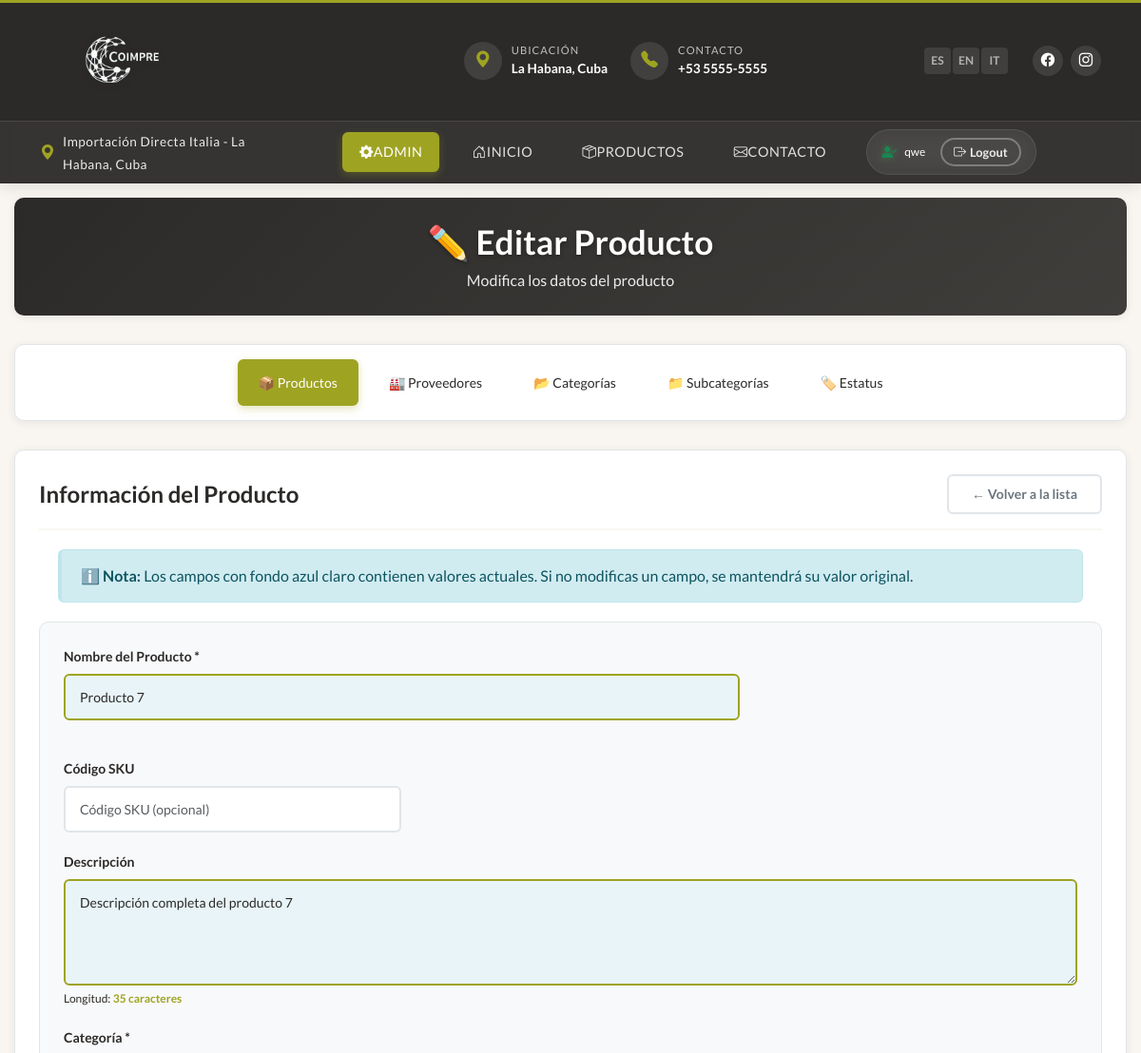
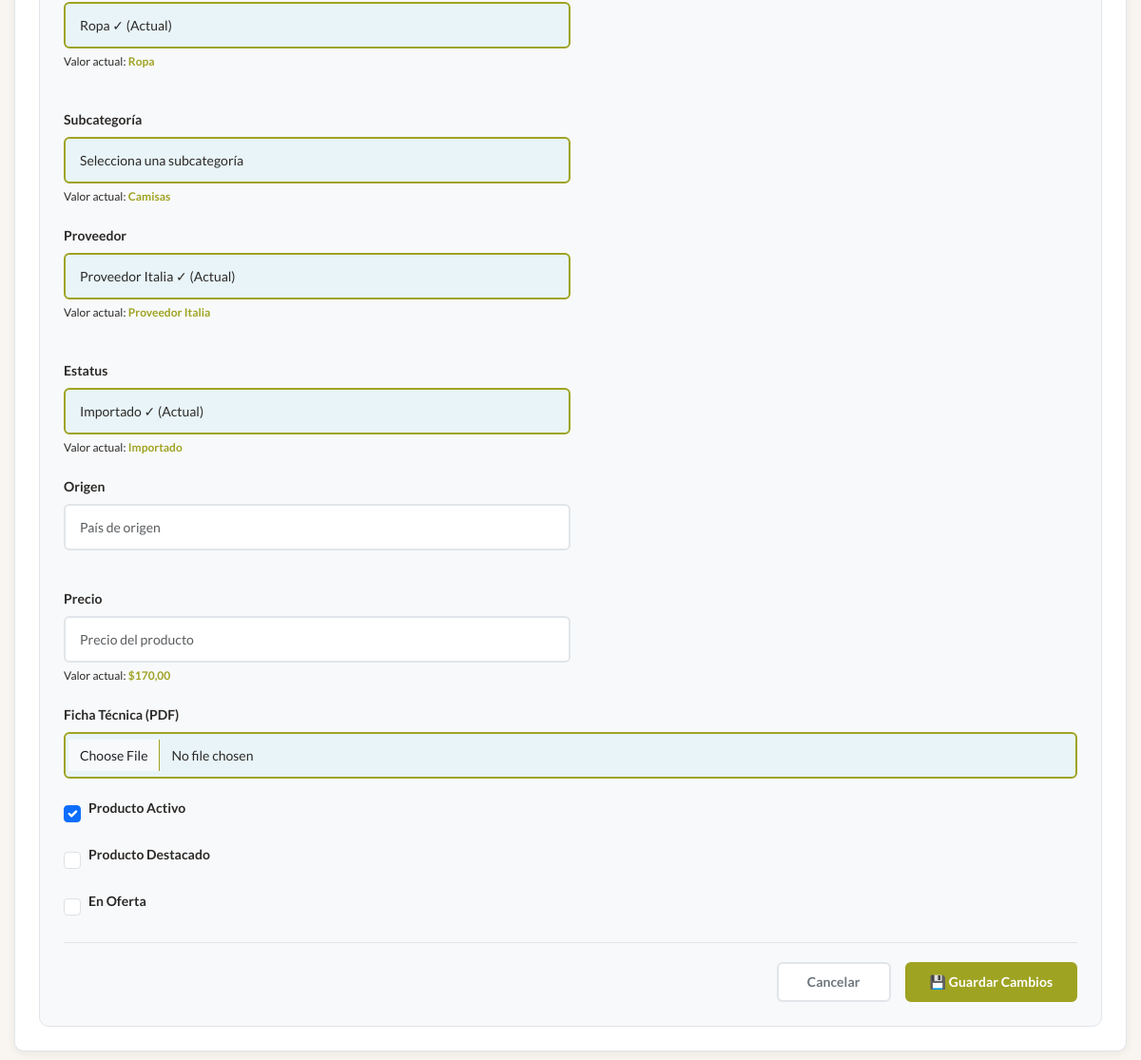
Page /productos/admin/productos/edit/11/ (signed in, upper part) on the earlier database version (2 pictures, top to bottom).
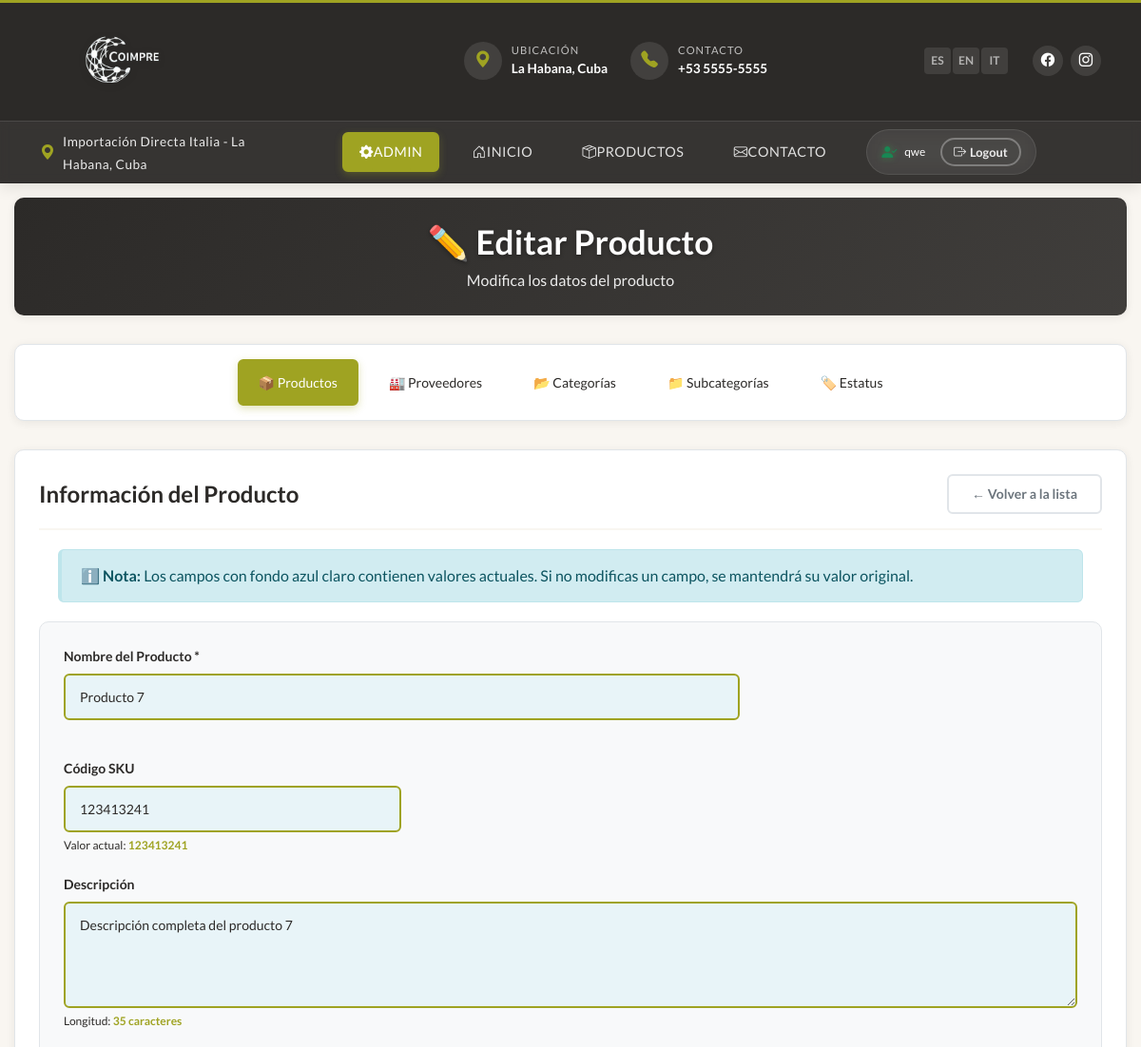
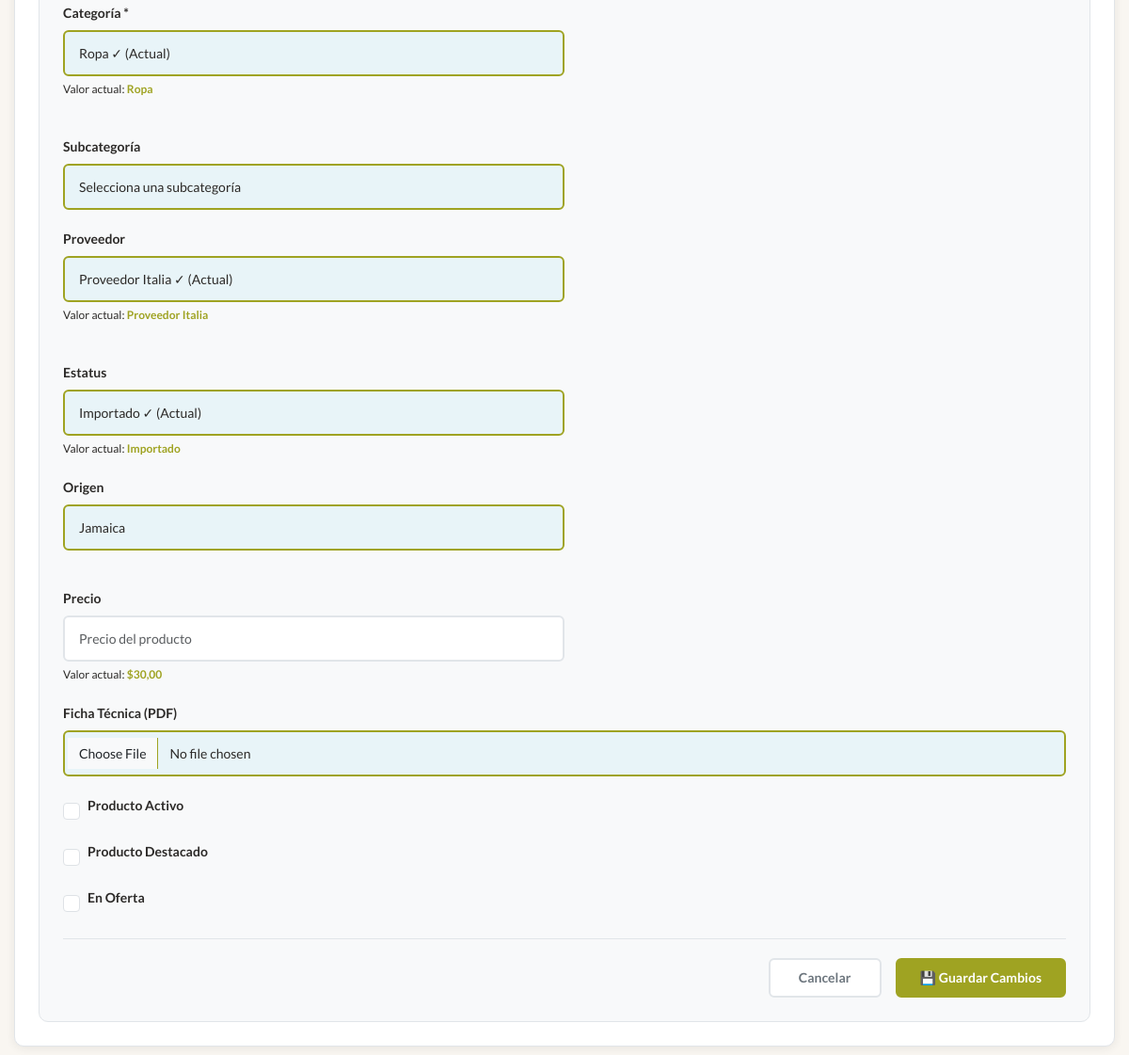
Same page on the later database version (2 pictures, top to bottom).
### productos/models.py (models this page shows, shortened)
class Product(models.Model):
    name = models.CharField(max_length=250, verbose_name="Nombre")
    slug = models.SlugField(unique=True, blank=True)
    sku = models.CharField(max_length=50, verbose_name="Código SKU", blank=True)
    proveedor = models.ForeignKey(Proveedor, on_delete=models.SET_NULL, null=True, blank=True, verbose_name="Proveedor")
    category = models.ForeignKey(Category, on_delete=models.SET_NULL, null=True, verbose_name="Categoría")
    subcategory = models.ForeignKey(Subcategory, on_delete=models.SET_NULL, null=True, blank=True, verbose_name="Subcategoría")
    short_description = models.CharField(max_length=500, blank=True, verbose_name="Descripción Corta")
    description = models.TextField(blank=True, verbose_name="Descripción")
    price = models.DecimalField(max_digits=10, decimal_places=2, null=True, blank=True, verbose_name="Precio")
    image = models.ImageField(upload_to='products/', blank=True, null=True, verbose_name="Imagen")
    video = models.FileField(upload_to='videos/', blank=True, null=True, verbose_name="Video del Producto")
    ficha_tecnica = models.FileField(upload_to='fichas_tecnicas/', blank=True, null=True, verbose_name="Ficha Técnica (PDF)")
    origen = models.CharField(max_length=100, blank=True, verbose_name="País de Origen")
    peso = models.DecimalField(max_digits=10, decimal_places=2, null=True, blank=True, verbose_name="Peso (kg)")
    estatus = models.ForeignKey(Estatus, on_delete=models.SET_NULL, null=True, blank=True, verbose_name="Estatus de Procedencia")
    is_active = models.BooleanField(default=True, verbose_name="Activo")
    en_oferta = models.BooleanField(default=False, verbose_name="En Oferta")
    destacado = models.BooleanField(default=False, verbose_name="Producto Destacado")
    created_at = models.DateTimeField(auto_now_add=True, verbose_name="Fecha de Creación")
    updated_at = models.DateTimeField(auto_now=True, verbose_name="Fecha de Actualización")
    class Meta:
        verbose_name = "Producto"
        verbose_name_plural = "Productos"
        ordering = ['-destacado', '-en_oferta', '-created_at']  # Destacados y ofertas primero

class Subcategory(models.Model):
    name = models.CharField(max_length=120, verbose_name="Nombre")
    slug = models.SlugField(unique=True, blank=True)
    category = models.ForeignKey(Category, on_delete=models.CASCADE, related_name="subcategories", verbose_name="Categoría")
    def count_productos(self):
        """Cuenta los productos activos de la subcategoría"""
        return self.productos_asociados.count()
    count_productos.short_description = "Productos Activos"
    class Meta:
        verbose_name = "Subcategoría"
        verbose_name_plural = "Subcategorías"

class Category(models.Model):
    name = models.CharField(max_length=120, verbose_name="Nombre")
    slug = models.SlugField(unique=True, blank=True)
    def count_subcategorias(self):
        """Cuenta las subcategorías de la categoría"""
        return self.subcategorias_asociadas.count()
    count_subcategorias.short_description = "Subcategorías"
    class Meta:
        verbose_name = "Categoría"
        verbose_name_plural = "Categorías"

class Proveedor(models.Model):
    name = models.CharField(max_length=120, verbose_name="Nombre")
    slug = models.SlugField(unique=True, blank=True)
    logo = models.ImageField(upload_to='proveedores/', blank=True, null=True, verbose_name="Logo")
    id_unico = models.CharField(max_length=50, unique=True, verbose_name="ID Único", help_text="Identificador único del proveedor", default="temp_id")
    catalogo = models.FileField(upload_to='catalogos/', blank=True, null=True, verbose_name="Catálogo (PDF)")
    def count_productos(self):
        """Cuenta los productos activos del proveedor"""
        return self.productos_asociados.count()
    count_productos.short_description = "Productos Activos"
    class Meta:
        verbose_name = "Proveedor"
        verbose_name_plural = "Proveedores"

class Estatus(models.Model):
    name = models.CharField(max_length=120, verbose_name="Nombre")
    slug = models.SlugField(unique=True, blank=True)
    description = models.TextField(blank=True, verbose_name="Descripción")
    def count_productos(self):
        """Cuenta los productos activos del estatus"""
        return self.productos_asociados.count()
    count_productos.short_description = "Productos Activos"
    class Meta:
        verbose_name = "Estatus de Procedencia"
        verbose_name_plural = "Estatus de Procedencia"

### productos/views.py (the view)
    def wrapper(request, *args, **kwargs):
        if not request.user.is_authenticated:
            messages.warning(request, 'Debes iniciar sesión para acceder a esta página.')
            return redirect('productos:secret_login')
        if not is_staff_user(request.user):
            messages.error(request, 'No tienes permisos para acceder a esta página.')
            raise Http404("Página no encontrada")
        return view_func(request, *args, **kwargs)

### productos/views.py (called while the page is built, shortened)
def is_staff_user(user):
    return user.is_authenticated and (user.is_staff or user.is_superuser)

def require_staff_login(view_func):
    def wrapper(request, *args, **kwargs):
        if not request.user.is_authenticated:
            messages.warning(request, 'Debes iniciar sesión para acceder a esta página.')
            return redirect('productos:secret_login')
        if not is_staff_user(request.user):
            messages.error(request, 'No tienes permisos para acceder a esta página.')
            raise Http404("Página no encontrada")
        return view_func(request, *args, **kwargs)
    return wrapper

@require_staff_login
def edit_product(request, pk):
    from django.shortcuts import get_object_or_404
    product = get_object_or_404(Product, pk=pk)
    context = {
        'product': product,
        'categories': Category.objects.all(),
        'subcategories': Subcategory.objects.all(),
        'proveedores': Proveedor.objects.all(),
        'all_estatus': Estatus.objects.all(),
        'active_tab': 'productos'
    }
    return render(request, 'productos/edit_product.html', context)

### productos/templates/productos/edit_product.html (shortened to what the changed rows need)
{% extends 'coimpres_cuba/base.html' %}
{% load static %}
{% block extra_css %}
<link rel="stylesheet" href="{% static 'css/admin.css' %}">
{% endblock %}
{% block content %}
<div class="admin-container">
    <div class="admin-header">
        <h1>✏️ Editar Producto</h1>
    </div>
    <div class="admin-section">
        <div class="section-header">
            <h2>Información del Producto</h2>
        </div>
        <div class="form-container">
            <form method="post" enctype="multipart/form-data">
                <div class="form-row">
                    <div class="form-group col-md-8">
                        <label for="name">Nombre del Producto *</label>
                        <input type="text" id="name" name="name" value="{{ product.name|default:'' }}" class="form-control" required placeholder="Nombre del producto">
                    </div>
                    <div class="form-group col-md-4">
                        <label for="sku">Código SKU</label>
                        <input type="text" id="sku" name="sku" value="{{ product.sku|default:'' }}" class="form-control" placeholder="Código SKU (opcional)">
                        {% if product.sku %}
                            <small class="form-text text-muted">Valor actual: <strong>{{ product.sku }}</strong></small>
                        {% endif %}
                    </div>
                </div>
                <div class="form-group">
                    <label for="description">Descripción</label>
                    <textarea id="description" name="description" class="form-control" rows="4" placeholder="Descripción del producto">{{ product.description|default:'' }}</textarea>
                    {% if product.description %}
                        <small class="form-text text-muted">Longitud: <strong>{{ product.description|length }} caracteres</strong></small>
                    {% endif %}
                </div>
                <div class="form-row">
                    <div class="form-group col-md-6">
                        <label for="category">Categoría *</label>
                        <select id="category" name="category" class="form-control" required onchange="updateSubcategories()">
                            {% for cat in categories %}
                                <option value="{{ cat.pk }}" {% if cat.pk == product.category.pk %}selected{% endif %}>
                                    {{ cat.name }}{% if cat.pk == product.category.pk %} ✓ (Actual){% endif %}
                                </option>
                            {% endfor %}
                        </select>
                        {% if product.category %}
                            <small class="form-text text-muted">Valor actual: <strong>{{ product.category.name }}</strong></small>
                        {% endif %}
                    </div>
                    <div class="form-group col-md-6">
                        <label for="subcategory">Subcategoría</label>
                        <select id="subcategory" name="subcategory" class="form-control">
                            <option value="">Selecciona una subcategoría</option>
                        </select>
                        {% if product.subcategory %}
                            <small class="form-text text-muted">Valor actual: <strong>{{ product.subcategory.name }}</strong></small>
                        {% endif %}
                    </div>
                </div>
                <div class="form-row">
                    <div class="form-group col-md-6">
                        <label for="proveedor">Proveedor</label>
                        <select id="proveedor" name="proveedor" class="form-control">
                            {% for prov in proveedores %}
                                <option value="{{ prov.pk }}" {% if prov.pk == product.proveedor.pk %}selected{% endif %}>
                                    {{ prov.name }}{% if prov.pk == product.proveedor.pk %} ✓ (Actual){% endif %}
                                </option>
                            {% endfor %}
                        </select>
                        {% if product.proveedor %}
                            <small class="form-text text-muted">Valor actual: <strong>{{ product.proveedor.name }}</strong></small>
                        {% endif %}
                    </div>
                    <div class="form-group col-md-6">
                        <label for="estatus">Estatus</label>
                        <select id="estatus" name="estatus" class="form-control">
                            {% for est in all_estatus %}
                                <option value="{{ est.pk }}" {% if est.pk == product.estatus.pk %}selected{% endif %}>
                                    {{ est.name }}{% if est.pk == product.estatus.pk %} ✓ (Actual){% endif %}
                                </option>
                            {% endfor %}
                        </select>
                        {% if product.estatus %}
                            <small class="form-text text-muted">Valor actual: <strong>{{ product.estatus.name }}</strong></small>
                        {% endif %}
                    </div>
                </div>
                <div class="form-row">
                    <div class="form-group col-md-6">
                        <label for="origen">Origen</label>
                        <input type="text" id="origen" name="origen" value="{{ product.origen|default:'' }}" class="form-control" placeholder="País de origen">
                    </div>
                    <div class="form-group col-md-6">
                        {% if product.price %}
                            <small class="form-text text-muted">Valor actual: <strong>${{ product.price }}</strong></small>
                        {% else %}
                            <small class="form-text text-muted">Sin precio establecido</small>
                        {% endif %}
                    </div>
                </div>
                <div class="form-group">
                    <div class="form-check">
                        <input type="checkbox" id="is_active" name="is_active" value="true" class="form-check-input"
                               {% if product.is_active %}checked{% endif %}>
                        <label for="is_active" class="form-check-label">Producto Activo</label>
                    </div>
                </div>
                <div class="form-group">
                    <div class="form-check">
                        <input type="checkbox" id="destacado" name="destacado" value="true" class="form-check-input"
                               {% if product.destacado %}checked{% endif %}>
                        <label for="destacado" class="form-check-label">Producto Destacado</label>
                    </div>
                </div>
                <div class="form-group">
                    <div class="form-check">
                        <input type="checkbox" id="en_oferta" name="en_oferta" value="true" class="form-check-input"
                               {% if product.en_oferta %}checked{% endif %}>
                        <label for="en_oferta" class="form-check-label">En Oferta</label>
                    </div>
                </div>
            </form>
        </div>
    </div>
</div>
{% endblock %}

Differences in the rows shown:
changed Product "Producto 7": sku (not shown) → "123413241"; origen (not shown) → "Jamaica"; price "170,00" → "30,00"; is_active "☑" → "☐"; subcategory_id 13 → empty (drawn); subcategory.name "Camisas" → (not shown)
